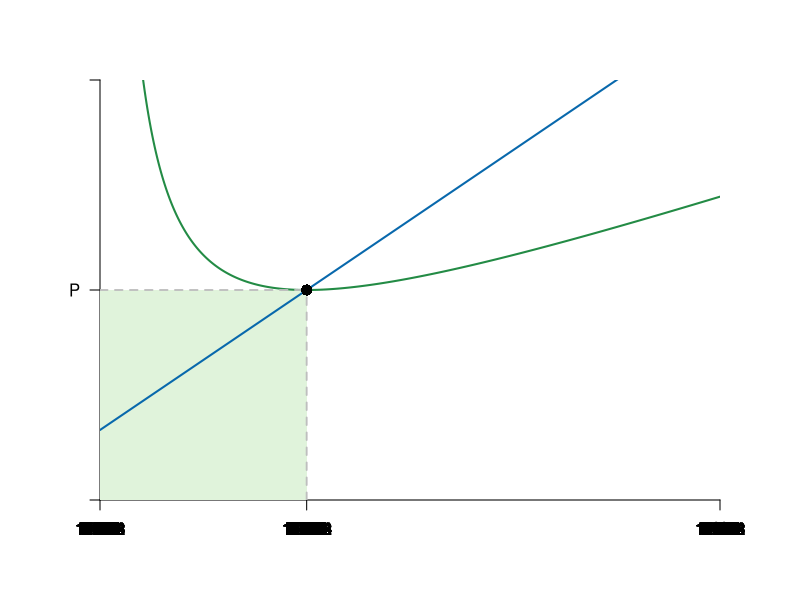

The R script that drew this image:
#Graph Designer: Simon Halliday
#Authors: Bowles, Foley and Halliday
#Title: Coordination, Conflict and Competition: A Text in Microeconomics

require(shape)
pdf(file = "competitionmarkets/perf_comp_costs.pdf", width = 9, height = 7)

#Set parameters for graphics
axislabelsize <- 1.5
labelsize <- 1.2
graphlinewidth <- 2
segmentlinewidth <- 1.8

COL <- c("#7fc97f", "#beaed4", "#fdc086", "#ffff99", "#386cb0", "#f0027f", "#bf5b17", "#666666")
COLA <- c("#e0f3db", "#99d8c9","#66c2a4","#41ae76", "#238b45", "#005824")
COLB <- c("#c6dbef", "#4eb3d3", "#2b8cbe", "#0868ac","#084081")

#Edited the margins to cater for the larger LHS labels
par(mar =  c(5, 5, 4, 4))

AvgRevenue <- function(x, rmax = 12, xmax = 12){
  rmax - (rmax/xmax)*x
}

MRevenue <- function(x, rmax = 12, xmax = 12){
  rmax - 2*(rmax/xmax)*x
}

TotCost <- function(x, c0 = 8, c1 = 2, c2 = 0.5){
  c0 + c1*x + c2*(x^2)
}

AvgCost <- function(x, c0 = 8, c1 = 2, c2 = 0.5){
#  TotCost(x) / x
  c0 / x + c1 + c2*x
}

MCost <- function(x, c0 = 8, c1 = 2, c2 = 0.5){
# deriv(TotCost(x), x)
  c1 + 2*c2*x
}

xlims <- c(0, 12)
ylims <- c(0, 12)

npts <- 501 
x <- seq(xlims[1], xlims[2], length.out = npts)
y <- seq(ylims[1], ylims[2], length.out = npts) 
a <- c(13, 16.75, 19.25)

plot(0, 0, xlim = xlims, ylim = ylims, type = "n",
     xlab = expression(paste("")),
     ylab = expression(paste("")), 
     xaxt = "n", 
     yaxt = "n", 
     cex.lab = axislabelsize, 
     bty = "n",
     xaxs="i", 
     yaxs="i")

# ticksy <- seq(from = ylims[1], to = ylims[2], by = 1)
# ylabels <- seq(from = ylims[1], to = ylims[2], by = 1)
# ticksx <- seq(from = xlims[1], to = xlims[2], by = 1)
# xlabels <- seq(from = xlims[1], to = xlims[2], by = 1)
ticksy <- c(0, 6, NA, ylims[2])
ylabels <- c(NA, expression(paste(P)), NA, NA)
ticksx <- c(0, 4, NA, xlims[2])
xlabels <- c(NA, x, NA, expression(paste(X)))

axis(1, at = ticksx, pos = 0, labels = FALSE)
text(x = c(0, 4, NA, xlims[2]), par("usr")[3] - 0.4, labels = xlabels, srt = 0, pos = 1, xpd = TRUE)
axis(2, at = ticksy, pos = 0, labels = ylabels, las = 1)

npts <- 500 
xx1 <- seq(xlims[1], xlims[2], length.out = npts)
xx3 <- seq(2, 6, length.out = npts)

# Draw the polygon for profit
xpoly1 <- c(0, 0, 4, 4, 0)
ypoly1 <- c(0, min(AvgCost(xx1)), min(AvgCost(xx1)), 0, 0)
polygon(x = xpoly1, y = ypoly1, col=COLA[1],density=NULL, border = NA)

#Draw the polygon for costs

#xpoly2 <- c(0, 4, 4, 0, 0)
#ypoly2 <- c(0, 0, 4, 0, 0)
#polygon(x = xpoly2, y = ypoly2, col=COLB[1], density=NULL, border = NA)

# lines(xx1, bcA(xx1, w = 10, p = 1.5), col = COLB[3], lwd = graphlinewidth)
# lines(xx1, AvgRevenue(xx1, rmax = 12, xmax = 12), col = COLB[5], lwd = graphlinewidth)
# lines(xx1, MRevenue(xx1, rmax = 12, xmax = 12), col = COLB[4], lwd = graphlinewidth)
lines(xx1, AvgCost(xx1), col = COLA[5], lwd = graphlinewidth)
lines(xx1, MCost(xx1), col = COLB[4], lwd = graphlinewidth)

# Label the axes

# text(0.5*(xlims[2]), -1.8, expression(paste("Output, ", x)), xpd = TRUE, cex = axislabelsize) 
# mtext(expression(paste("Quantity of output, ", x)), side=1, line = 2.5, cex = axislabelsize)
# text(-1.1, 0.5*ylims[2], expression(paste("Price, Revenue and Costs, ", list(p, r, ac), " and ", mc)), xpd = TRUE, cex = axislabelsize, srt = 90) 

#Label curves

#text(ylims[2], xlims[2] / 2, expression(paste(ac(x) == mc(x),phantom() == c)), cex = labelsize)
# text(10.5, 2.8, expression(paste(p(x) == bar(p) - beta*x)), cex = labelsize)
# text(5.8, 2.8, expression(paste(mr(x) == bar(p) - 2*beta*x)), cex = labelsize)

#Labels cost and profit areas

# text(2, 0.5*AvgCost(x = 4), expression("Total Costs"), cex = labelsize)
# text(2, 6, expression("Economic"), cex = labelsize)
# text(2, 5.5, expression("Profit"), cex = labelsize)

#Draw segments for total costs
# segments(0, AvgRevenue(x = 4), 4, AvgRevenue(x = 4), lty = 2, col = "gray" , lwd = segmentlinewidth)
# segments(4, 0, 4, AvgRevenue(x = 4), lty = 2, col = "gray" , lwd = segmentlinewidth)
# segments(0, 4, xlims[2], 4, lty = 1, col = COL[1] , lwd = graphlinewidth)
segments(0, 6, 4, 6,
         lty = 2, col = "gray" , lwd = segmentlinewidth
         )
segments(4, 0, 4, 6,
         lty = 2, col = "gray" , lwd = segmentlinewidth
)

# Label Points for comparison
points(4, 6, pch = 16, col = "black", cex = 1.5)
# text(3.8, MRevenue(x = 4) - 0.4, expression(i), cex = labelsize)


# points(4, AvgRevenue(x = 4), pch = 16, col = "black", cex = 1.5)
# text(4.2, AvgRevenue(x = 4) + 0.4, expression(h), cex = labelsize)

# Arrow to mr = mc

# text(7.5, 9.5, expression(paste("Profit Maximum at")), cex = labelsize)
# text(7.5, 9, expression(paste(mr == mc)), cex = labelsize)
# Arrows(6.1, 9.2, 4.2, 4.3, col = "black", lty = 1, lwd = 2, arr.type = "triangle", arr.lwd = 0.5)



dev.off()
